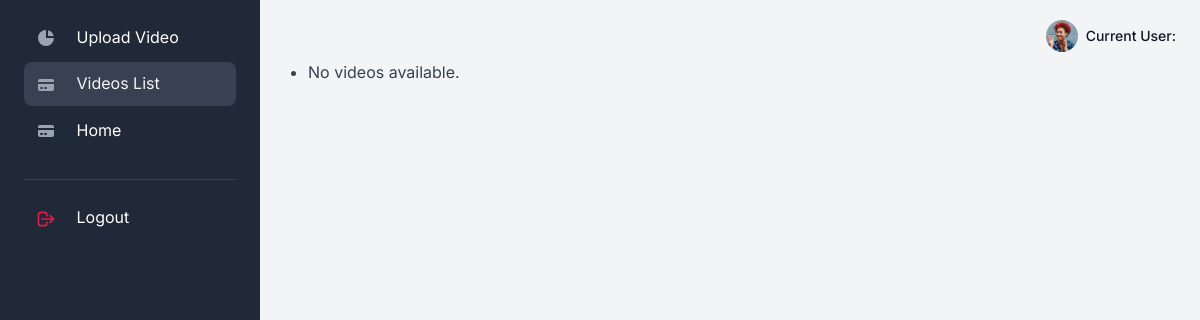
/assignment/list/, run on an earlier commit of the app's database.
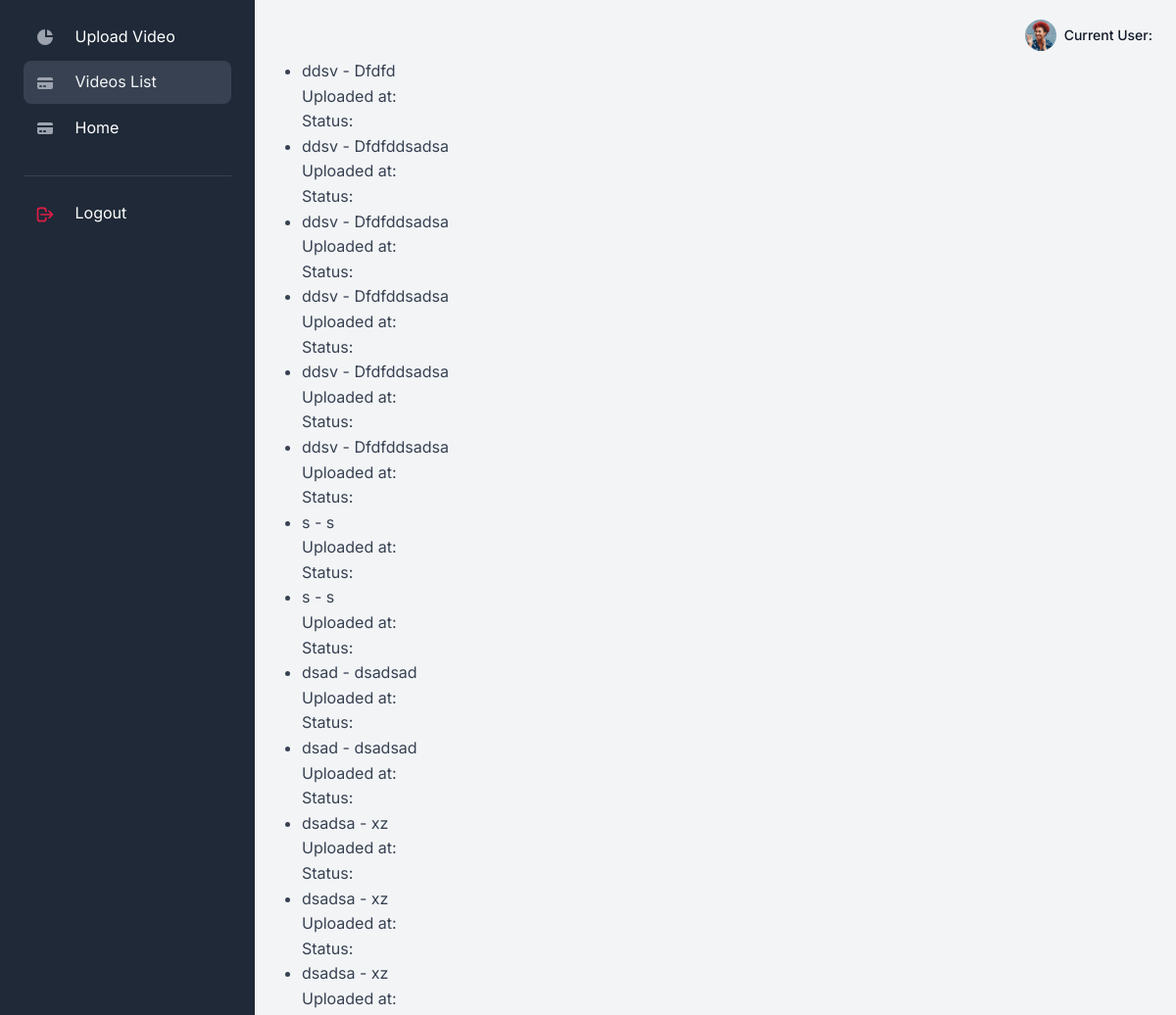
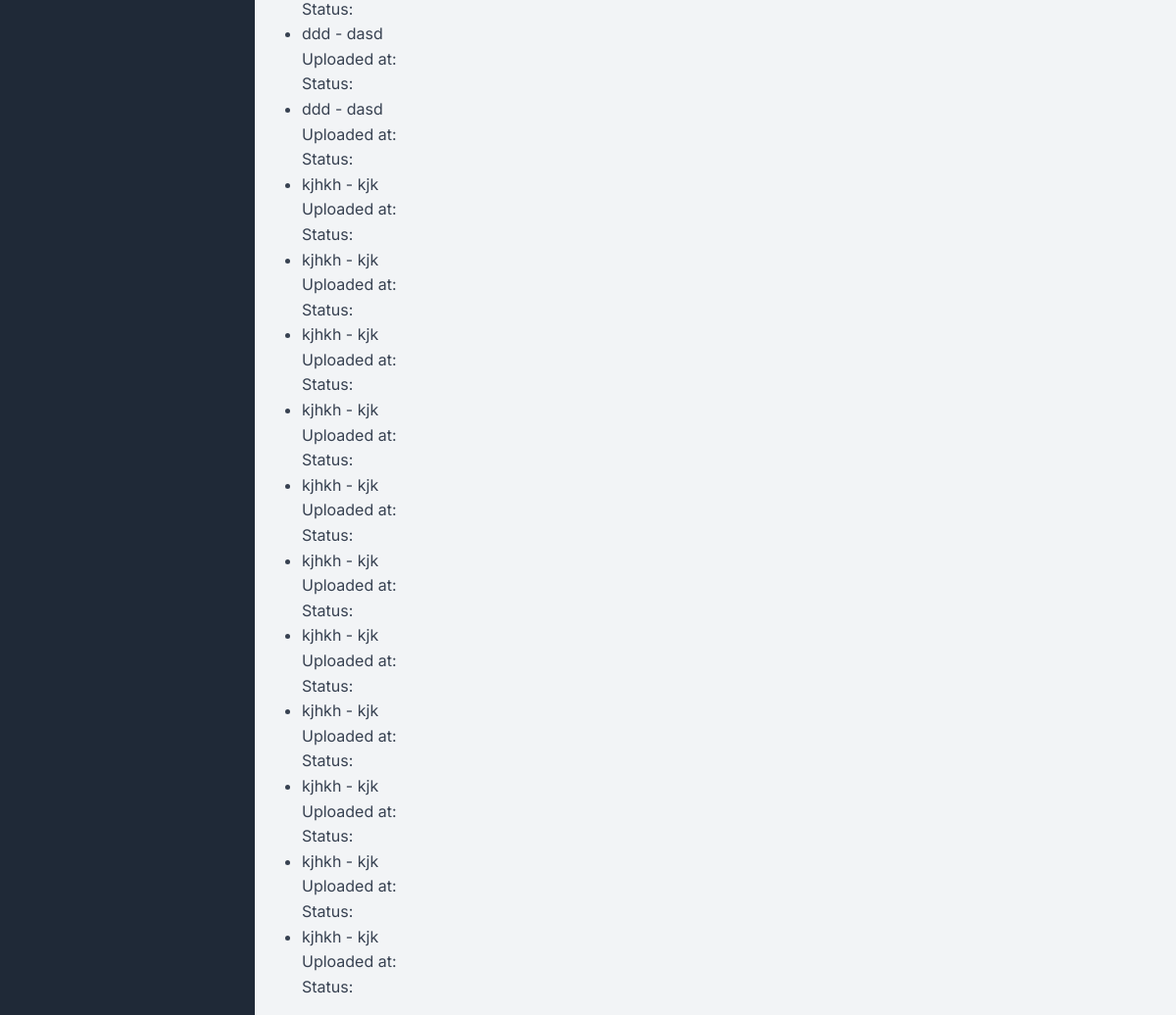
And on a later commit of the database (2 pictures, top to bottom).
### apps/assignment/models.py (models this page shows, shortened)
class Video(models.Model):
    title = models.CharField(max_length=100)
    description = models.TextField()
    file = models.FileField(upload_to='videos/')
    upload_status = models.CharField(max_length=100, blank=True)
    uploaded_at = models.DateTimeField(auto_now_add=True)
    ftp_exists = models.BooleanField(default=False)

### apps/assignment/views.py (the view)
# urls.py: path('list/', video_list, name='video_list'),
def video_list(request):
    videos = Video.objects.all()
    return render(request, 'assignment/list.html', {'videos': videos})

### apps/context_processors.py (called while the page is built)
def cfg_assets_root(request):
    return { 'ASSETS_ROOT' : settings.ASSETS_ROOT }

### apps/reports/templatetags/auth_extras.py (called while the page is built)
@register.filter(name='has_group')
def has_group(user, group_name):
    group = Group.objects.get(name=group_name)
    return True if group in user.groups.all() else False

### apps/templates/assignment/list.html (shortened to what this page needs)
{% extends "layouts/assignment_base.html" %}
{% block stylesheets %}
{% load crispy_forms_tags %}
{% endblock stylesheets %}
{% block content %}
<ul>
    {% for video in videos %}
        <li>
            {{ video.title }} - {{ video.description }}<br>
            Uploaded at: {{ video.upload_time }}<br>
            Status: {{ video.upload_status }}<br>
        </li>
    {% empty %}
        <li>No videos available.</li>
    {% endfor %}
    </ul>
{% endblock %}

What changed in the data, as far as the page shows it:
added Video: title "ddsv", description "Dfdfd"
added Video: title "ddsv", description "Dfdfddsadsa"
added Video: title "ddsv", description "Dfdfddsadsa"
added Video: title "ddsv", description "Dfdfddsadsa"
added Video: title "ddsv", description "Dfdfddsadsa"
added Video: title "ddsv", description "Dfdfddsadsa"
added Video: title "s", description "s"
added Video: title "s", description "s"
added Video: title "dsad", description "dsadsad"
added Video: title "dsad", description "dsadsad"
added Video: title "dsadsa", description "xz"
added Video: title "dsadsa", description "xz"
added Video: title "dsadsa", description "xz"
added Video: title "ddd", description "dasd"
added Video: title "ddd", description "dasd"
added Video: title "kjhkh", description "kjk"
added Video: title "kjhkh", description "kjk"
added Video: title "kjhkh", description "kjk"
added Video: title "kjhkh", description "kjk"
added Video: title "kjhkh", description "kjk"
added Video: title "kjhkh", description "kjk"
added Video: title "kjhkh", description "kjk"
added Video: title "kjhkh", description "kjk"
added Video: title "kjhkh", description "kjk"
added Video: title "kjhkh", description "kjk"
added Video: title "kjhkh", description "kjk"
Also different on the page:
text no longer shown: "No videos available."
